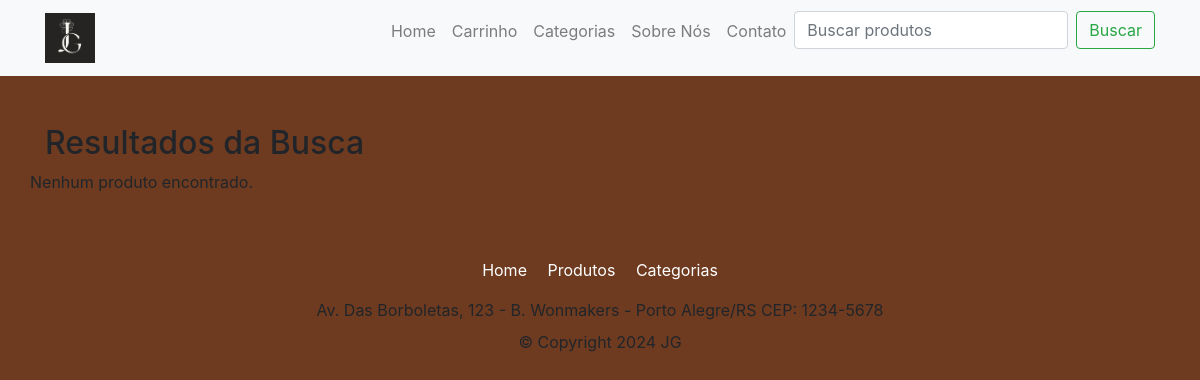
The app's page /store/search/, older data.
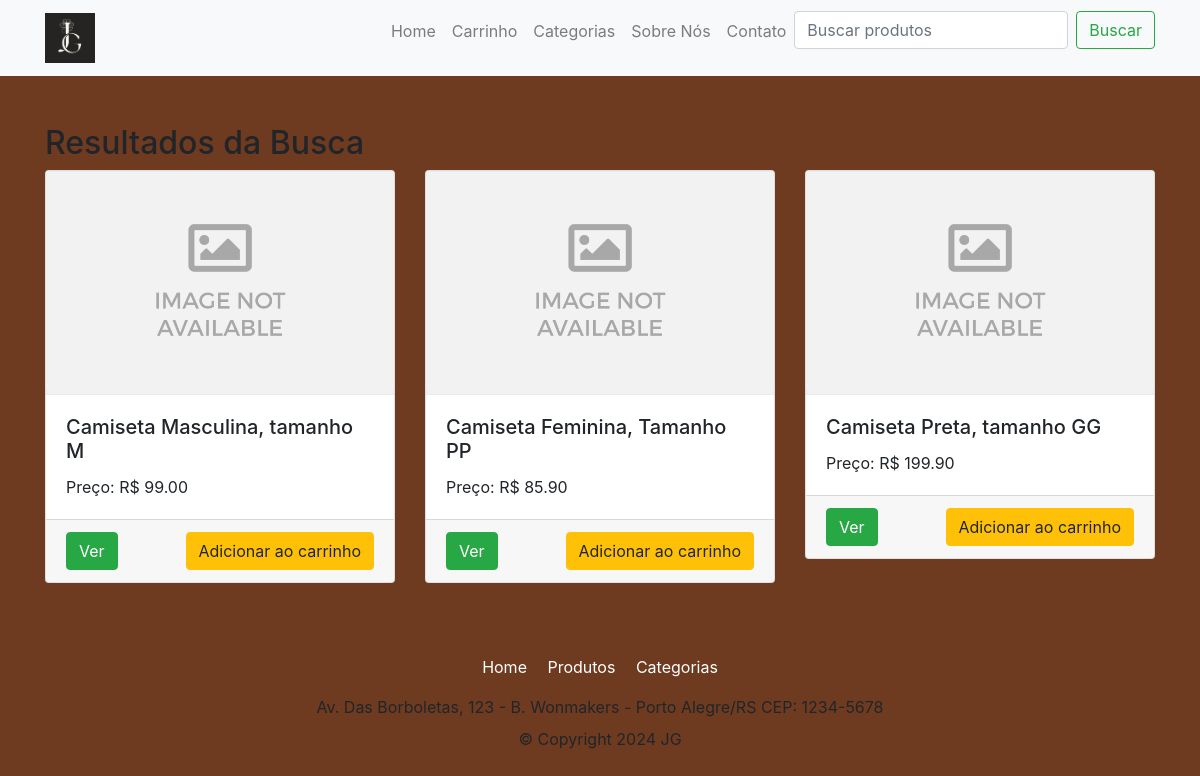
The same page, newer data.
### store/models.py (models this page shows, shortened)
class Product(models.Model):
    name = models.CharField(max_length=200)
    price = models.FloatField()
    image_url = models.URLField(max_length=200, null=True, blank=True)
    digital = models.BooleanField(default=False, null=True, blank=True)
    delete_product = models.BooleanField(default=False, null=True, blank=True)
    category = models.ForeignKey(Category, on_delete=models.SET_NULL, null=True, blank=True)
    description = models.TextField(null=True, blank=True)

### store/views.py (the view)
# urls.py: path('store/search/', views.product_search, name='product_search'),
def product_search(request):
    query = request.GET.get('q')
    products = Product.objects.all()
    if query:
        products = products.filter(
            models.Q(name__icontains=query) |
            models.Q(description__icontains=query) |
            models.Q(category__name__icontains=query)
        )
    return render(request, 'store/product_search.html', {'products': products})

### store/Templates/store/product_search.html (shortened to what this page needs)
{% load static %}
<head>
    <link rel="stylesheet" href="https://stackpath.bootstrapcdn.com/bootstrap/4.5.2/css/bootstrap.min.css">
    <link rel="stylesheet" type="text/css" href="{% static 'styles/main.css' %}">
</head>
<nav class="navbar navbar-expand-lg navbar-light bg-light">
    <div class="container">
        <a class="navbar-brand" href="#">
            <img src="{% static 'images/logo.png' %}" alt="JG Fashion Logo" width="50">
        </a>
        <div class="collapse navbar-collapse" id="navbarNav">
            <ul class="navbar-nav ml-auto">
                <li class="nav-item">
                    <a class="nav-link" href="../../store">Home</a>
                </li>
                <li class="nav-item">
                    <a class="nav-link" href="../../cart">Carrinho</a>
                </li>
                <li class="nav-item">
                    <a class="nav-link" href="#">Categorias</a>
                </li>
                <li class="nav-item">
                    <a class="nav-link" href="#">Sobre Nós</a>
                </li>
                <li class="nav-item">
                    <a class="nav-link" href="#">Contato</a>
                </li>
                <li class="nav-item">
                    <form class="form-inline" method="GET" action="{% url 'product_search' %}">
                        <input class="form-control mr-sm-2" type="search" placeholder="Buscar produtos" name="q" aria-label="Search">
                        <button class="btn btn-outline-success my-2 my-sm-0" type="submit">Buscar</button>
                    </form>
                </li>
            </ul>
        </div>
    </div>
</nav>
<div class="container mt-5">
    <h2>Resultados da Busca</h2>
    <div class="row product-container">
        {% for product in products %}
        <div class="col-lg-4 col-md-6 mb-4">
            <div class="card product-card">
                {% if product.image_url %}
                    <img class="card-img-top product-image" src="{{ product.image_url }}" alt="{{ product.name }}">
                {% else %}
                    <img class="card-img-top product-image" src="{% static 'images/placeholder.png' %}" alt="{{ product.name }}">
                {% endif %}
                <div class="card-body">
                    <h5 class="card-title product-title">{{ product.name }}</h5>
                    <p class="card-text product-price">Preço: R$ {{ product.price|floatformat:2 }}</p>
                </div>
                <div class="card-footer d-flex justify-content-between">
                    <a href="{% url 'product_detail' product.id %}" class="btn btn-success view-btn">Ver</a>
                    <a href="{% url 'add_to_cart' product.id %}" class="btn btn-warning add-btn">Adicionar ao carrinho</a>
                </div>
            </div>
        </div>
        {% empty %}
            <p>Nenhum produto encontrado.</p>
        {% endfor %}
    </div>
</div>
<footer class="footer mt-5">
    <div class="container text-center">
        <div class="footer-links mb-3">
            <a href="#" class="text-white mx-2">Home</a>
            <a href="#" class="text-white mx-2">Produtos</a>
            <a href="#" class="text-white mx-2">Categorias</a>
        </div>
        <div class="footer-address mb-2">
            Av. Das Borboletas, 123 - B. Wonmakers - Porto Alegre/RS CEP: 1234-5678
        </div>
        <div>&copy; Copyright 2024 JG</div>
    </div>
</footer>

Row changes from the older to the newer data that the page shows:
added Product: name "Camiseta Masculina, tamanho M", price "99.00"
added Product: name "Camiseta Feminina, Tamanho PP", price "85.90"
added Product: name "Camiseta Preta, tamanho GG", price "199.90"
Text that changed along with them:
text no longer shown: "Nenhum produto encontrado."
